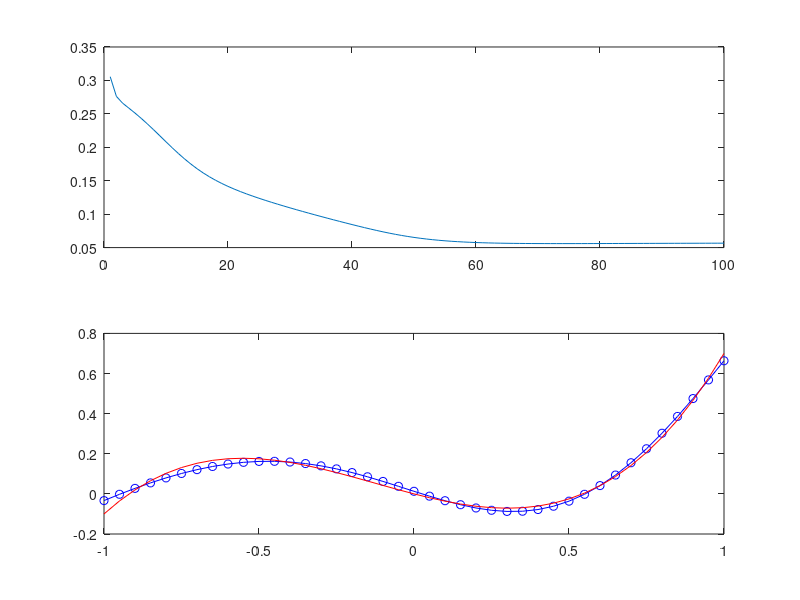

The MATLAB script that drew this image:

clear

lr = 0.001;
rho = 0.8;
n_iter = 5000;
n_hidden = 3;


input = -1:0.05:1;

expected_output = 0.8*input.^3 + 0.3*input.^2 - 0.4 * input;
hidden_w = rand([1,n_hidden])*2-1;
hidden_b = rand([1,n_hidden])*2-1;

output_w = rand(1,n_hidden)*2-1;
output_b = rand(1)*2-1;

% initialize the size of hidden output 
hidden_output = zeros([1,n_hidden]);

% initialize the size of velocities
output_w_velocity = zeros([1,length(output_w)]);
output_b_velocity = 0;
hidden_w_velocity = zeros([1,length(hidden_w)]);
hidden_b_velocity = 0;

% training loop
for i = 1:n_iter

    % training by each input in an iteration
    for j = 1:length(input)

        % forward proporgation for hidden layer
        hidden_output = tanh(input(j) * hidden_w + hidden_b);
        
        % forward proporgation for output layer
        model_output = sum(hidden_output.*output_w) + output_b;

        % loss
        loss = 1/2*(input(j)-model_output)^2;

        % back proporgation

        % evaluate grads
        output_w_grad = (model_output-expected_output(j))*tanh(hidden_w*input(j)+hidden_b);
        output_b_grad = (model_output-expected_output(j));
        hidden_w_grad = (model_output-expected_output(j))*output_w.*(1-tanh(hidden_w*input(j)+hidden_b).^2)*input(j);
        hidden_b_grad = (model_output-expected_output(j))*output_w.*(1-tanh(hidden_w*input(j)+hidden_b).^2);
        
        % apply SGD + momentum

        output_w_velocity = rho*output_w_velocity + output_w_grad;
        output_b_velocity = rho*output_b_velocity + output_b_grad;
        hidden_w_velocity = rho*hidden_w_velocity + hidden_w_grad;
        hidden_b_velocity = rho*hidden_b_velocity + hidden_b_grad;
        
        % step
        output_w = output_w - lr * output_w_velocity;
        output_b = output_b - lr * output_b_velocity;
        hidden_w = hidden_w - lr * hidden_w_velocity;
        hidden_b = hidden_b - lr * hidden_b_velocity;
    end
    if mod(i,50) == 0
        loss_list(i/50) = loss;
    end
end


% test the model

model_test_output = zeros([1,length(input)]);

for j = 1:length(input)
    % forward proporgation for hidden layer
    hidden_output = tanh(input(j) * hidden_w + hidden_b);
    
    % forward proporgation for output layer
    model_output = sum(hidden_output.*output_w) + output_b;

    model_test_output(j) = model_output;
end

% plot(input,model_test_output, "-ob")
figure(2)
subplot(2,1,1)
plot(loss_list)
subplot(2,1,2)
plot(input,model_test_output, "-ob")
hold on
plot(input,expected_output, "-r")
hold off
